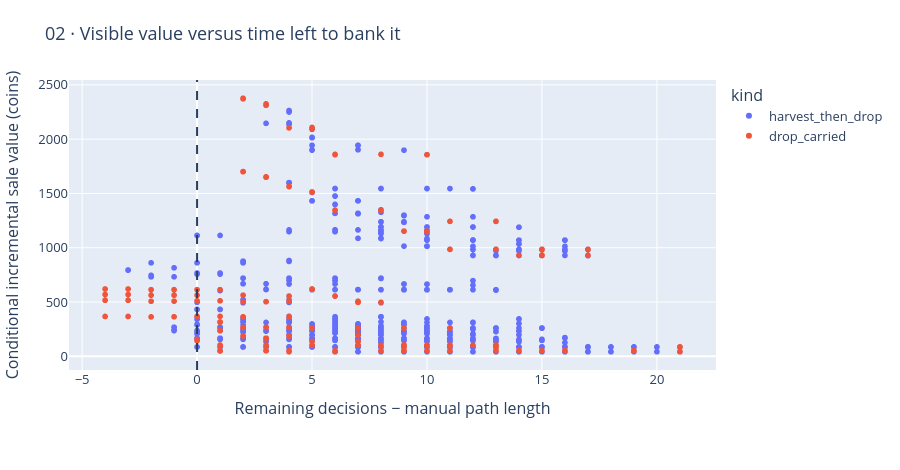

Notebook code cell kept with this figure:
### Markdown cell above
## 4 · Can the goods become cash before the clock stops?

Candidates to the left of zero slack cannot complete their manual delivery before the terminal boundary. Quantity-aware values remain conditional frozen-market estimates even for candidates to the right. The chart samples only for display when needed; extraction and exports retain every candidate.

### Code cell
charts[1].show(renderer="plotly_mimetype")

### Figure 1 — Plotly figure (JSON) as saved in the notebook; plotly's stock layout.template omitted (floating-point values rounded to 4 significant figures; data arrays with more than 128 entries replaced by an {"elided": "..."} marker saying what was removed)
{"data": [{"customdata": {"elided": "1536x6 mixed values"}, "hovertemplate": "kind=harvest_then_drop<br>Remaining decisions − manual path length=%{x}<br>Conditional incremental sale value (coins)=%{y}<br>episode_id=%{customdata[0]}<br>step=%{customdata[1]}<br>worker_index=%{customdata[2]}<br>candidate_id=%{customdata[3]}<br>arrival_harvest_units=%{customdata[4]}<br>full_rate=%{customdata[5]}<extra></extra>", "legendgroup": "harvest_then_drop", "marker": {"color": "#636efa", "symbol": "circle"}, "mode": "markers", "name": "harvest_then_drop", "showlegend": true, "type": "scattergl", "x": {"elided": "1536 int values"}, "xaxis": "x", "y": {"elided": "1536 float values"}, "yaxis": "y"}, {"customdata": {"elided": "280x6 mixed values"}, "hovertemplate": "kind=drop_carried<br>Remaining decisions − manual path length=%{x}<br>Conditional incremental sale value (coins)=%{y}<br>episode_id=%{customdata[0]}<br>step=%{customdata[1]}<br>worker_index=%{customdata[2]}<br>candidate_id=%{customdata[3]}<br>arrival_harvest_units=%{customdata[4]}<br>full_rate=%{customdata[5]}<extra></extra>", "legendgroup": "drop_carried", "marker": {"color": "#EF553B", "symbol": "circle"}, "mode": "markers", "name": "drop_carried", "showlegend": true, "type": "scattergl", "x": {"elided": "280 int values"}, "xaxis": "x", "y": {"elided": "280 float values"}, "yaxis": "y"}], "layout": {"font": {"size": 13}, "height": 470, "legend": {"title": {"text": "kind"}, "tracegroupgap": 0}, "margin": {"b": 100, "l": 65, "r": 35, "t": 80}, "shapes": [{"line": {"dash": "dash"}, "type": "line", "x0": 0, "x1": 0, "xref": "x", "y0": 0, "y1": 1, "yref": "y domain"}], "title": {"text": "02 · Visible value versus time left to bank it"}, "xaxis": {"anchor": "y", "domain": [0, 1], "title": {"text": "Remaining decisions − manual path length"}}, "yaxis": {"anchor": "x", "domain": [0, 1], "title": {"text": "Conditional incremental sale value (coins)"}}}}
